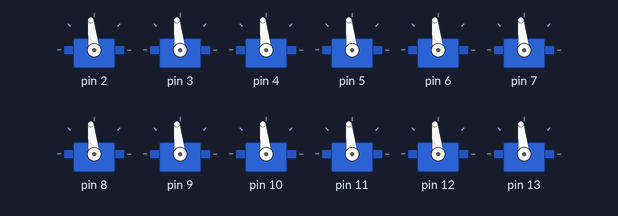
Bench run of a sketch on a simulated Arduino Uno, built with avr-gcc and run on an emulated ATmega328P. Shown: 12 × servo. What the sketch prints to the serial monitor is not drawn.

Above: at 0.05 s.
At 0.45 s:
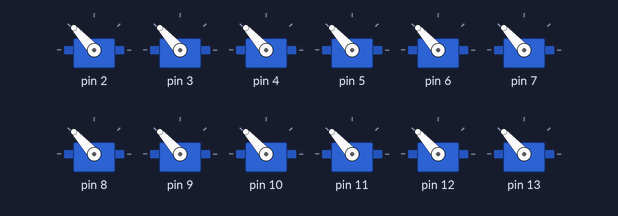
At 0.9 s:
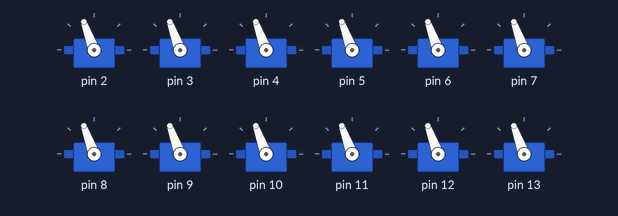
At 1.35 s:
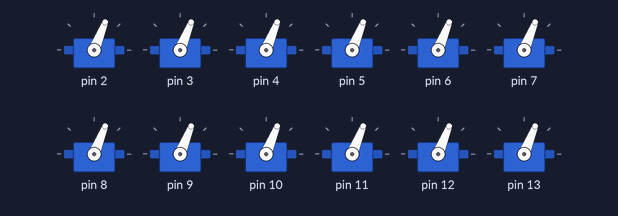
At 1.55 s:
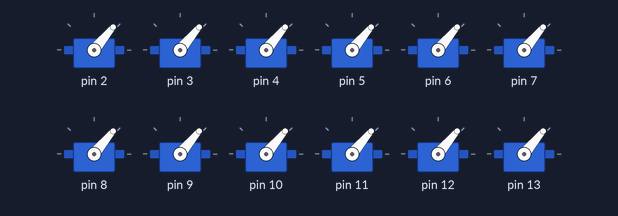
At 2.05 s:
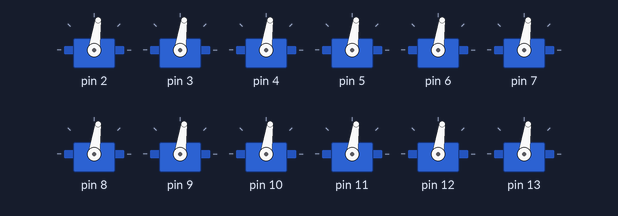
Timing chart, 0 to 4.9 s (numbered marks = the images above):
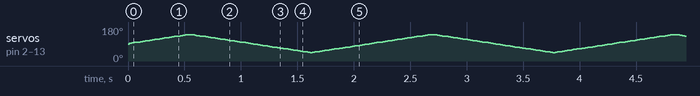

The sketch:

multi_servo_sweep.ino
```cpp
// Multi Sweep, Duane B
// Using the servo library created by Michael Margolis
// to control 12 Servos with one Arduino Uno

#include <Servo.h>
// Sample sketch for driving 12 Servos from an Arduino UNO, servos are attached to digital pins 2,3,4,5,6,7,8,9,10,11,12,13

#define CONNECTED_SERVOS 12

// macro just adds two - the first servo is attached to digital pin 2, this gives us upto 12 servos - digital 2 to 13
#define SERVO_TO_PIN(x) (x+2)

Servo myServos[CONNECTED_SERVOS];

#define COUNT_DOWN -1
#define COUNT_UP +1
#define INCREMENT 10 // move in steps of 10 milliseconds

int nPulseWidth = DEFAULT_PULSE_WIDTH ; // 1500, defined in servo.h
int nDirection = COUNT_UP;

volatile unsigned long ulStart = 0;
volatile unsigned long ulStartToEnd = 0;

void setup()
{
  // attach the servos
  for(int nServo = 0;nServo < CONNECTED_SERVOS;nServo++)
  {
    myServos[nServo].attach(SERVO_TO_PIN(nServo));
  }

  // the library sets all servos to 1500 ms pulse width by default, this is center for a steering servo
  Serial.begin(9600);
  Serial.println("Completed setup");
}

void loop()
{
  delay(10);  // give the servos time to move after each update

  if(ulStartToEnd)
  {
    Serial.println(ulStartToEnd);
    ulStartToEnd = 0;
  }

  nPulseWidth += nDirection * INCREMENT;

  if(nPulseWidth >= 2000)
  {
    nPulseWidth = 2000;
    nDirection = COUNT_DOWN;
  }

  if(nPulseWidth <= 1000)
  {
    nPulseWidth = 1000;
    nDirection = COUNT_UP;
  }

  for(int nServo = 0;nServo < CONNECTED_SERVOS;nServo++)
  {
    myServos[nServo].writeMicroseconds(nPulseWidth);
  }
}
```
